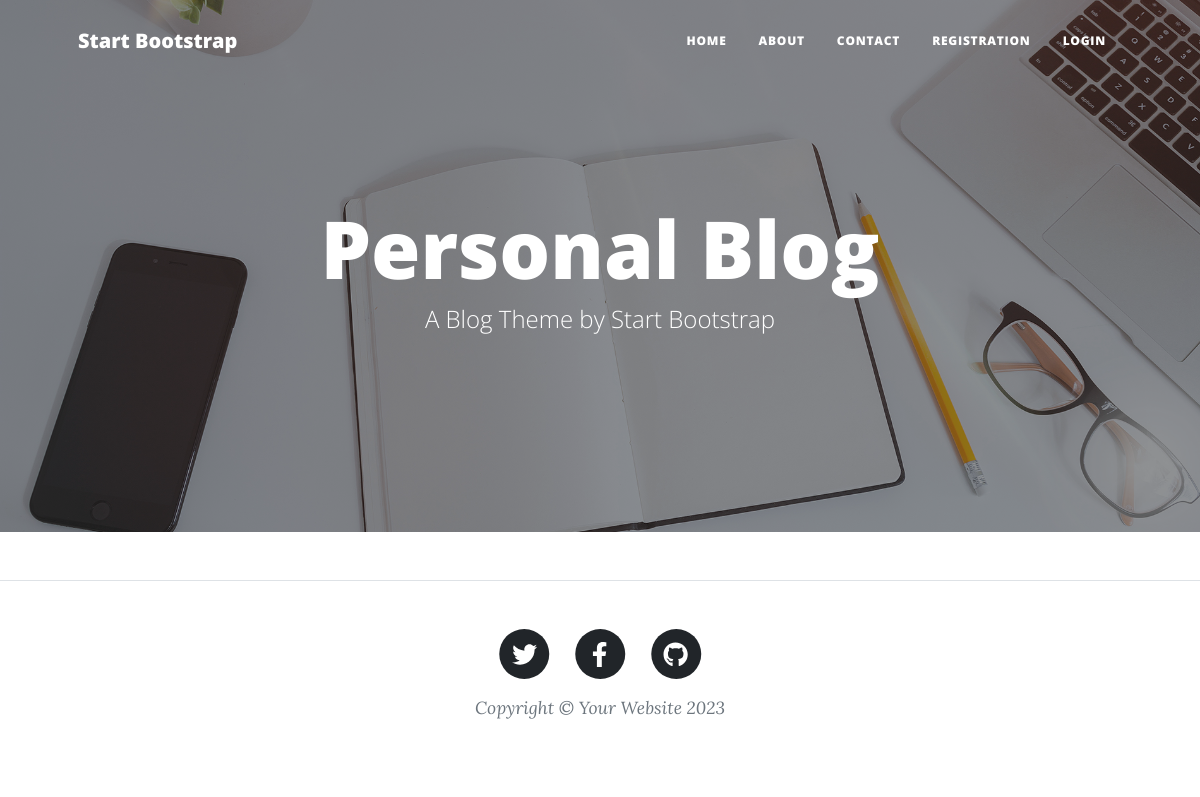
Before: / with the older database file.
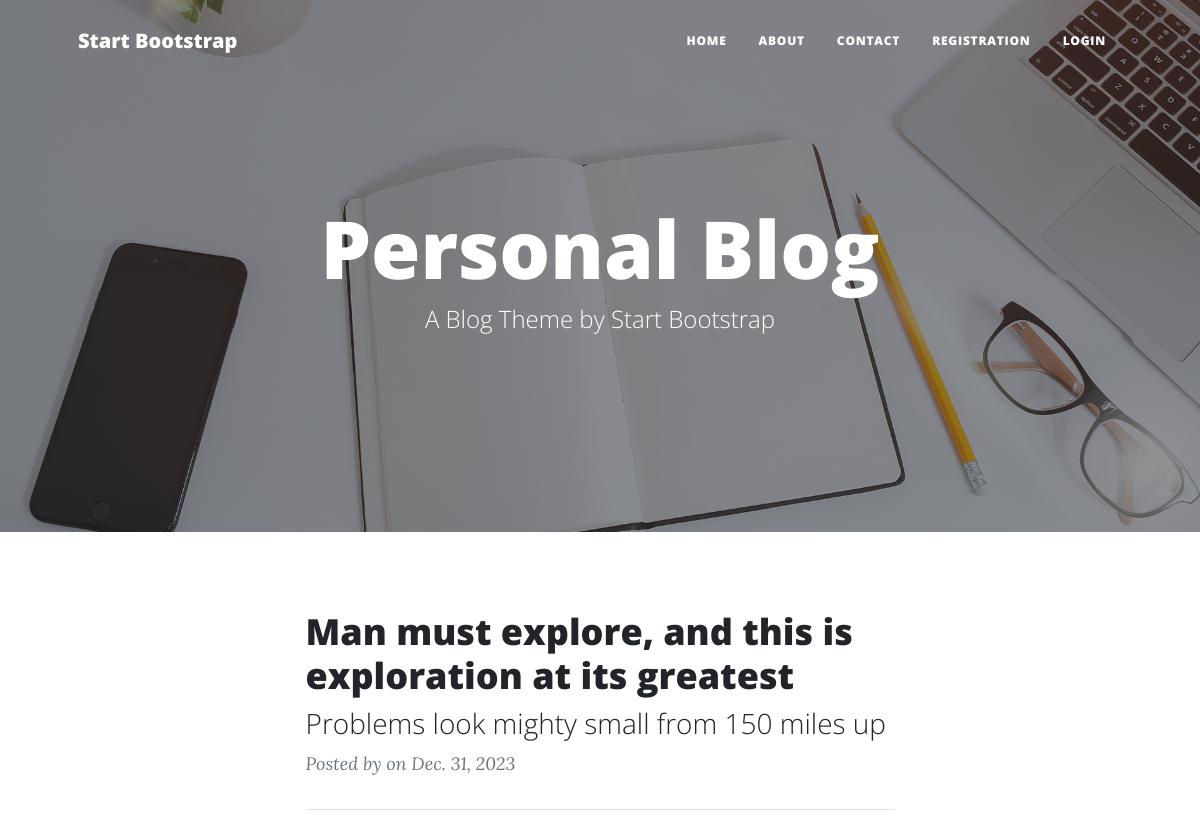
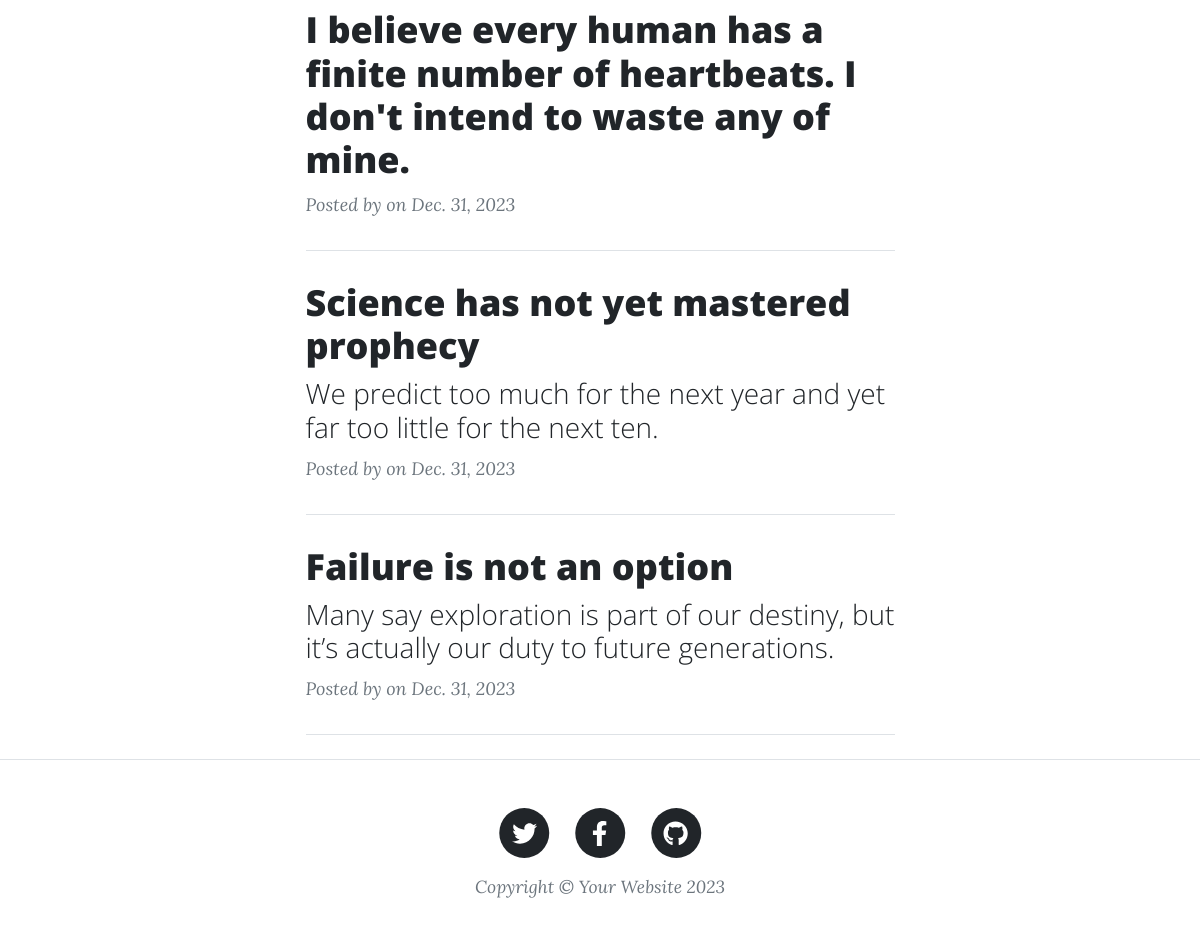
After: the same page with the newer database file (2 pictures, top to bottom).
### blogs/models.py (models this page shows, shortened)
class Blog(models.Model):
    title = models.CharField(max_length=200)
    slug = models.SlugField(unique=True, blank=True, editable=False)
    sub_title = models.CharField(max_length=300, blank=True, null=True)
    description = RichTextField()
    created_at = models.DateField(auto_now_add=True)
    def get_blog_url(self):
        return reverse("blogs:post", kwargs={"slug":self.slug})

### blogs/views.py (the view)
# urls.py: path("", home, name="home"),
def home(request):
    blogs = Blog.objects.all()
    context = {
        "title": "Blog",
        "blogs": blogs
    }
    return render(request, "blogs/index.html", context)

### templates/blogs/index.html (shortened to what this page needs)
{% extends "blogs/base.html" %}
{% load static %}
{% block body %}
<header class="masthead" style="background-image: url({% static 'assets/img/home-bg.jpg' %})">
    <div class="container position-relative px-4 px-lg-5">
        <div class="row gx-4 gx-lg-5 justify-content-center">
            <div class="col-md-10 col-lg-8 col-xl-7">
                <div class="site-heading">
                    {% if request.user.is_authenticated%}
                    <h1>{{ request.user.get_full_name }}'s Blog</h1>
                    {% else %}
                    <h1>Personal Blog</h1>
                    {% endif %}
                    <span class="subheading">A Blog Theme by Start Bootstrap</span>
                </div>
            </div>
        </div>
    </div>
</header>
<div class="container px-4 px-lg-5">
    <div class="row gx-4 gx-lg-5 justify-content-center">
        <div class="col-md-10 col-lg-8 col-xl-7">
            {% for blog in blogs %}
            <div class="post-preview">
                <a href="{{ blog.get_blog_url }}">
                    <h2 class="post-title">{{ blog.title }}</h2>
                    {% if blog.sub_title %}
                    <h3 class="post-subtitle">{{ blog.sub_title }}</h3>
                    {% endif %}
                </a>
                <p class="post-meta">
                    Posted by
                    on {{ blog.created_at }}
                </p>
            </div>
            <hr class="my-4" />
            {% endfor %}
        </div>
    </div>
</div>
{% endblock body %}

### templates/blogs/base.html (shortened to what this page needs)
<!DOCTYPE html>
<html lang="en">
{% load static %}
<head>
    <link href="{% static 'css/styles_blog.css' %}" rel="stylesheet" />
</head>
<body>
    {% include "blogs/navigation.html" %}
    {% block body %}
    {% endblock body %}
    {% include "blogs/footer.html" %}
</body>
</html>

### templates/blogs/navigation.html (shortened to what this page needs)
<nav class="navbar navbar-expand-lg navbar-light" id="mainNav">
    <div class="container px-4 px-lg-5">
        <a class="navbar-brand" href="{% url 'blogs:home' %}">Start Bootstrap</a>
        <div class="collapse navbar-collapse" id="navbarResponsive">
            <ul class="navbar-nav ms-auto py-4 py-lg-0">
                <li class="nav-item"><a class="nav-link px-lg-3 py-3 py-lg-4" href="{% url 'blogs:home' %}">Home</a>
                </li>
                <li class="nav-item"><a class="nav-link px-lg-3 py-3 py-lg-4" href="{% url 'blogs:about' %}">About</a>
                </li>
                <li class="nav-item"><a class="nav-link px-lg-3 py-3 py-lg-4"
                        href="{% url 'blogs:contact' %}">Contact</a>
                </li>
                {% if request.user.is_authenticated%}
                <li class="nav-item"><a class="nav-link px-lg-3 py-3 py-lg-4" href="{% url 'accounts:logout' %}">Logout</a>
                </li>
                {% else %}
                <li class="nav-item"><a class="nav-link px-lg-3 py-3 py-lg-4"
                        href="{% url 'accounts:registration' %}">Registration</a>
                </li>
                <li class="nav-item"><a class="nav-link px-lg-3 py-3 py-lg-4"
                        href="{% url 'accounts:login' %}">Login</a>
                </li>
                {% endif %}
            </ul>
        </div>
    </div>
</nav>

### templates/blogs/footer.html
<footer class="border-top">
    <div class="container px-4 px-lg-5">
        <div class="row gx-4 gx-lg-5 justify-content-center">
            <div class="col-md-10 col-lg-8 col-xl-7">
                <ul class="list-inline text-center">
                    <li class="list-inline-item">
                        <a href="#!">
                            <span class="fa-stack fa-lg">
                                <i class="fas fa-circle fa-stack-2x"></i>
                                <i class="fab fa-twitter fa-stack-1x fa-inverse"></i>
                            </span>
                        </a>
                    </li>
                    <li class="list-inline-item">
                        <a href="#!">
                            <span class="fa-stack fa-lg">
                                <i class="fas fa-circle fa-stack-2x"></i>
                                <i class="fab fa-facebook-f fa-stack-1x fa-inverse"></i>
                            </span>
                        </a>
                    </li>
                    <li class="list-inline-item">
                        <a href="#!">
                            <span class="fa-stack fa-lg">
                                <i class="fas fa-circle fa-stack-2x"></i>
                                <i class="fab fa-github fa-stack-1x fa-inverse"></i>
                            </span>
                        </a>
                    </li>
                </ul>
                <div class="small text-center text-muted fst-italic">Copyright &copy; Your Website 2023</div>
            </div>
        </div>
    </div>
</footer>

Changed rows visible on the page:
added Blog: title "Man must explore, and this is exploration at its greatest", sub_title "Problems look mighty small from 150 miles up", created_at "Dec. 31, 2023"
added Blog: title "I believe every human has a finite number of heartbeats. I don't intend to waste any of mine.", created_at "Dec. 31, 2023"
added Blog: title "Science has not yet mastered prophecy", sub_title "We predict too much for the next year and yet far too little for the next ten.", created_at "Dec. 31, 2023"
added Blog: title "Failure is not an option", sub_title "Many say exploration is part of our destiny, but it’s actually our duty to future generations.", created_at "Dec. 31, 2023"
